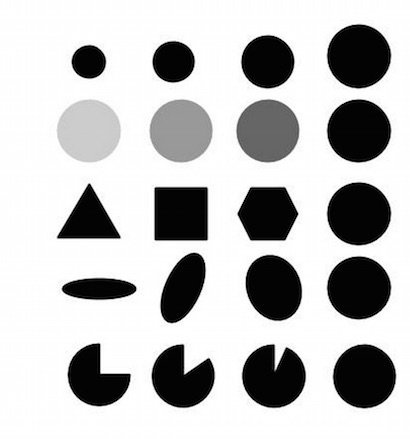
#> input picture Images/week2/blob.jpg, 410 x 439 px
$ python 47.Finding_contour_on_image.py
#> lines starting #> are read from the running program, lines starting #| are printed output that depends on the picture; after the words box and inside, x2 and y2 are one past the last pixel; in counts of white or black regions, pixels touching at a corner belong together
import cv2
import numpy as np
import matplotlib.pyplot as plt
plt.rc('image', cmap='gray')

path = "Images/week2/blob.jpg"
img = cv2.imread(path, cv2.IMREAD_COLOR)
#> img is the input picture: shape (439, 410, 3); min 0, max 255, mean 190.6
orig = img.copy()
img = cv2.cvtColor(img, cv2.COLOR_BGR2GRAY)
#> img: shape (439, 410)

ret, img = cv2.threshold(img,150, 255, cv2.THRESH_BINARY_INV)
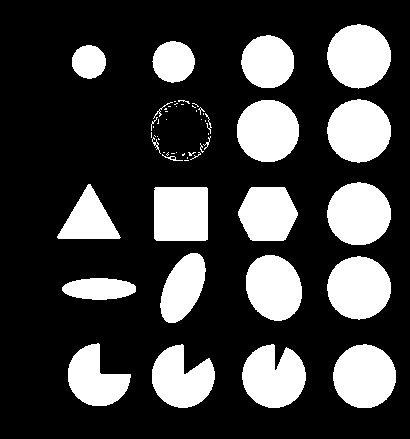
#> img: shape (439, 410); 25.3% white; 57 white regions (34 under 20 px), largest, box (x1, y1, x2, y2) and area: (327, 24, 391, 89) 3201, (327, 256, 391, 320) 3159, (327, 182, 391, 245) 3158

ksize  = (11,11)
kernel = cv2.getStructuringElement(cv2.MORPH_ELLIPSE, ksize)
img = cv2.morphologyEx(img, cv2.MORPH_OPEN, kernel, iterations = 1)
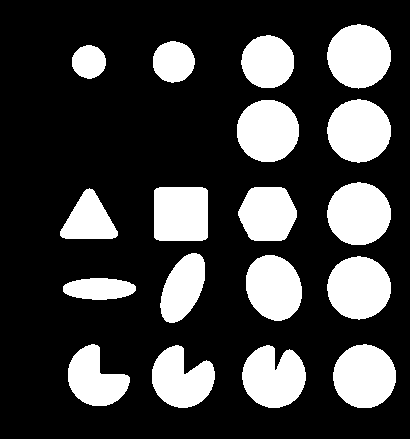
#> img: shape (439, 410); 25% white; 18 white regions

ret, imgLabels = cv2.connectedComponents(img)
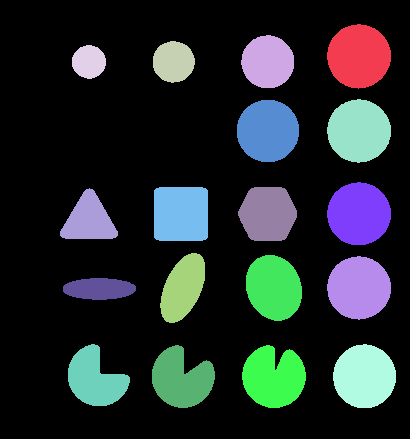
#> imgLabels: shape (439, 410) int32; 19 distinct labels, from 0 to 18; one colour per label, 0 black
#> ret = 19

#print(imgLabels.dtype)

min,max, _,_ = cv2.minMaxLoc(imgLabels)
#> min = 0; max = 18

imgLabels = 255 * (imgLabels - min)/(max - min)
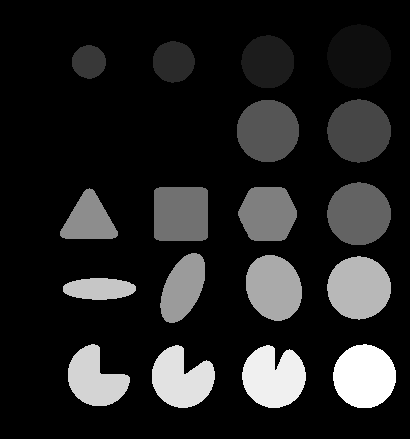
#> imgLabels: shape (439, 410) float64; min 0, max 255, mean 34.5
imgLabels = np.uint8(imgLabels)

imgLabels = cv2.applyColorMap(imgLabels, cv2.COLORMAP_JET)
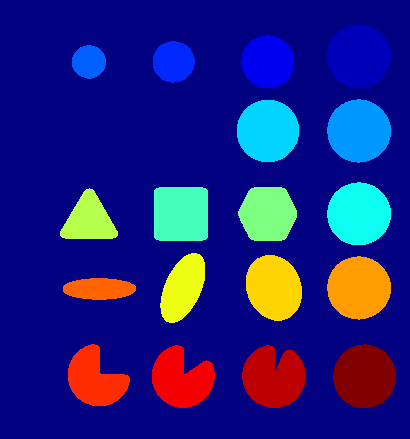
#> imgLabels: shape (439, 410, 3); mean B, G, R 124.3, 32.3, 30.5

cnts, hierarchy = cv2.findContours(img, cv2.RETR_EXTERNAL, cv2.CHAIN_APPROX_SIMPLE)
#> cnts = 18 contours; largest, box (x1, y1, x2, y2) and area: (327, 24, 391, 89) 3108, (327, 256, 391, 320) 3068, (327, 99, 391, 163) 3066, (327, 182, 391, 245) 3066, (333, 344, 396, 408) 3064

print("The no. of blobs is : ", len(cnts))
#| The no. of blobs is :  18
for cnt in cnts:
    M = cv2.moments(cnt)
    x = int(M["m10"]/M["m00"])
    y = int(M["m01"]/M["m00"])

    cv2.circle(orig, (x,y), 2, (0,255,255), thickness=2)
    x,y,w,h = cv2.boundingRect(cnt)
    cv2.rectangle(orig, (x,y), (x+w,y+h), (0,255,0), thickness = 2)
#> this loop made 18 passes
#> (w, h) on passes 1 to 12: (64, 63), (63, 63), (63, 64), (62, 62), (73, 22), (64, 64), (56, 66), (45, 70), (58, 51), (59, 54), (54, 54), (64, 63)
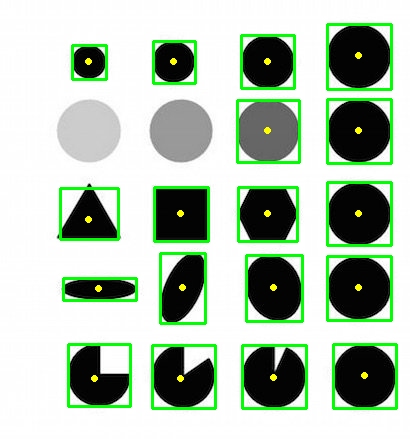
#> orig: shape (439, 410, 3); 7.2% of pixels changed, all inside (x1, y1, x2, y2) = (59, 23, 398, 410)

cv2.imshow("final final",orig)
cv2.waitKey(0)
cv2.destroyAllWindows()
